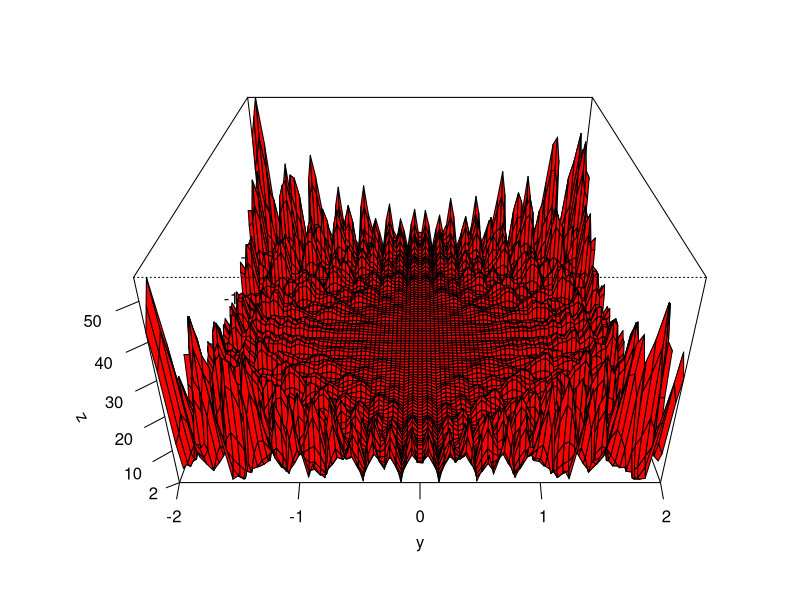

Here is the R script that generated this plot:
# Function plot
x <- seq(-2,2,length=90)
y <- x
foo <- function(x,y)
{
  cosh(sin(10*x)*x)*(x*sin(20*y) + y*sin(20*x))^2 + cosh(cos(20*y)*y)*(x*cos(10*y) - y*sin(10*x))^2
}

z <- outer(x,y,foo)
persp(x,y,z,theta=90,phi=30, expand=0.5,col="red",ltheta=100,xlab="x",ticktype="detailed",ylab="y",zlab="z")